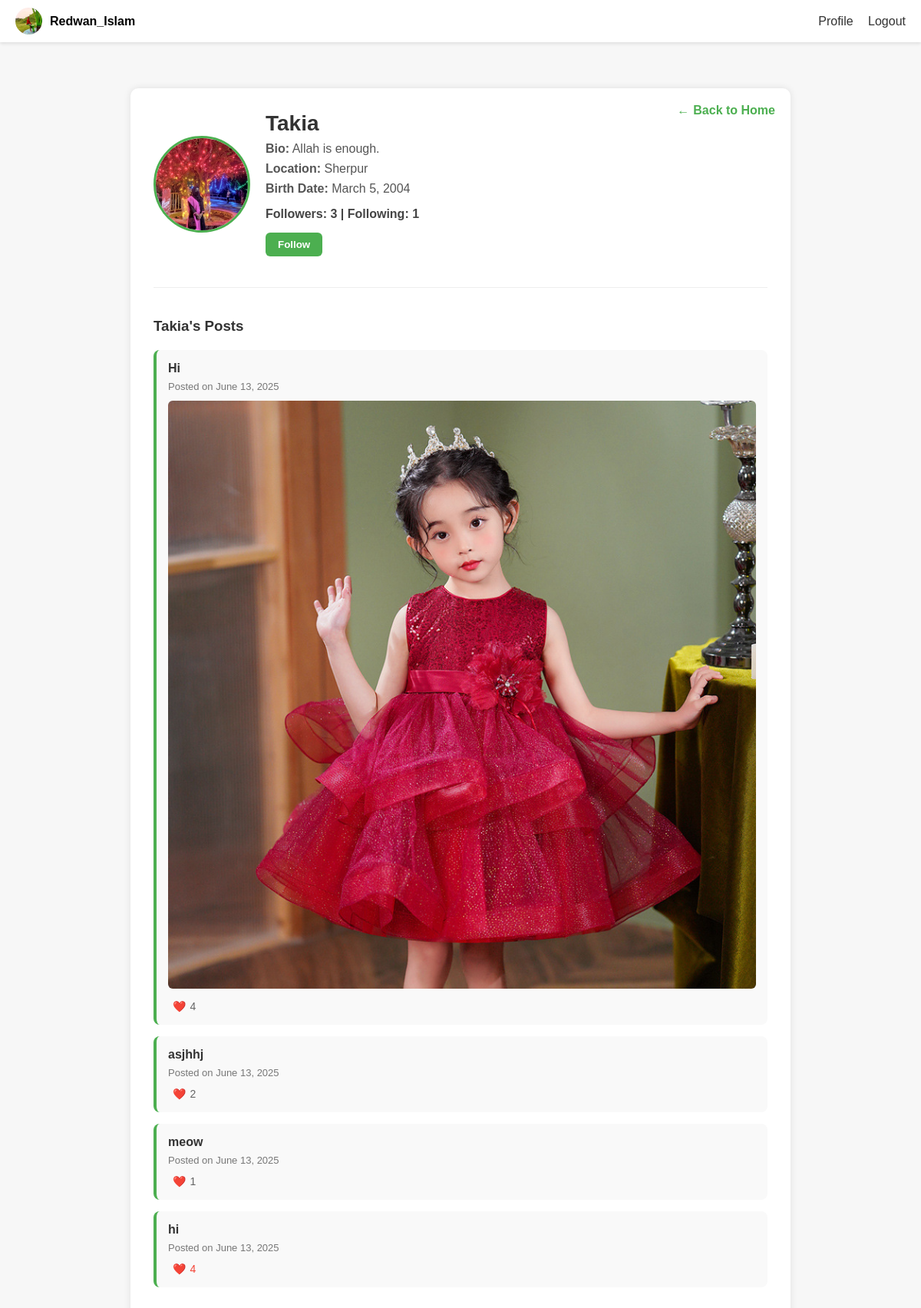
The page /profile/Takia/ (signed in) on the database its author committed.
### core/models.py (models this page shows, shortened)
class Profile(models.Model):
    user = models.OneToOneField(
        User,
        on_delete=models.CASCADE,
        related_name='profile'  # Added related_name
    )
    bio = models.TextField(blank=True)
    location = models.CharField(max_length=100, blank=True)
    birth_date = models.DateField(null=True, blank=True)
    profile_pic = models.ImageField(
        upload_to='profile_pics/',
        default='default.jpg',  # Added default image
        null=True,
        blank=True
    )

class Post(models.Model):
    author = models.ForeignKey(User, on_delete=models.CASCADE, related_name='posts')
    content = models.TextField()
    image = models.ImageField(upload_to='post_images/', blank=True, null=True)
    created_at = models.DateTimeField(auto_now_add=True)
    likes = models.ManyToManyField(
        User,
        related_name='liked_posts',
        blank=True,
        through='Like'  # Using through model to track additional like data
    )
    class Meta:
        ordering = ['-created_at']
        verbose_name = 'Post'
        verbose_name_plural = 'Posts'

### core/views.py (the view)
# urls.py: path('profile/<str:username>/', views.view_profile, name='view_profile'),
def view_profile(request, username):
    user = get_object_or_404(User, username=username)
    profile = user.profile
    followers = Follow.objects.filter(following=user).count()
    following = Follow.objects.filter(follower=user).count()
    posts = Post.objects.filter(author=user)
    return render(request, 'core/view_profile.html', {
        'profile_user': user,
        'user_profile': profile,
        'followers': followers,
        'following': following,
        'posts': posts
    })

### core/templates/core/view_profile.html (shortened to what this page needs)
{% extends 'base.html' %}
{% block content %}
<div class="container">
    <a href="{% url 'home' %}" class="back-btn">
        <span>←</span> Back to Home
    </a>
    <div class="profile-header">
        {% if user_profile.profile_pic %}
            <img src="{{ user_profile.profile_pic.url }}" alt="Profile Picture">
        {% else %}
            <div style="width:120px; height:120px; border-radius:50%; background:#ddd; display:flex; align-items:center; justify-content:center; border:3px solid #4CAF50;">
                <span style="font-size:36px; color:#777;">{{ profile_user.username|first|upper }}</span>
            </div>
        {% endif %}
        <div class="profile-info">
            <h2>{{ profile_user.username }}</h2>
            <p><strong>Bio:</strong> {{ user_profile.bio|default:"No bio yet" }}</p>
            <p><strong>Location:</strong> {{ user_profile.location|default:"Not specified" }}</p>
            <p><strong>Birth Date:</strong> {{ user_profile.birth_date|date:"F j, Y"|default:"Not specified" }}</p>
            <div class="counts">
                <span>Followers: {{ followers }}</span> |
                <span>Following: {{ following }}</span>
            </div>
            {% if user.is_authenticated and user != profile_user %}
            <div class="action-buttons">
                <form method="post" action="{% url 'follow_user' profile_user.username %}">
                    {% if is_following %}
                        <button type="submit" class="btn btn-unfollow">Unfollow</button>
                    {% else %}
                        <button type="submit" class="btn btn-follow">Follow</button>
                    {% endif %}
                </form>
            </div>
            {% endif %}
        </div>
    </div>
    <div class="posts">
        <h3>{{ profile_user.username }}'s Posts</h3>
        {% for post in posts %}
            <div class="post-card">
                <h3>{{ post.content }}</h3>
                <small>Posted on {{ post.created_at|date:"F j, Y" }}</small>
                {% if post.image %}
                    <img src="{{ post.image.url }}" alt="Post Image">
                {% endif %}
                <div class="post-actions">
                    <form method="post" action="{% url 'like_post' post.id %}" class="like-form">
                        <button type="submit" class="like-btn {% if request.user in post.likes.all %}liked{% endif %}">
                            ❤️ <span class="like-count">{{ post.likes.count }}</span>
                        </button>
                    </form>
                </div>
            </div>
        {% empty %}
            <p class="empty-posts">This user has not posted anything yet.</p>
        {% endfor %}
    </div>
</div>
{% endblock %}

### core/templates/base.html (shortened to what this page needs)
<!DOCTYPE html>
<html lang="en">
<head>
</head>
<body>
    <div class="navbar">
        <div class="navbar-left">
            {% if user.is_authenticated %}
                <img src="{{ user.profile.profile_pic.url }}" alt="Profile Picture" class="nav-pic">
                <span class="nav-username">{{ user.username }}</span>
            {% endif %}
        </div>
        <div class="navbar-right">
            {% if user.is_authenticated %}
                <a href="{% url 'profile' %}">Profile</a>
                <a href="{% url 'logout' %}">Logout</a>
            {% else %}
                <a href="{% url 'login' %}">Login</a>
                <a href="{% url 'signup' %}">Sign Up</a>
            {% endif %}
        </div>
    </div>
    <div class="main-content">
        {% block content %}{% endblock %}
    </div>
</body>
</html>

### core/templates/base.html (style rules this page uses)
body { font-family: Arial, sans-serif; background-color: #f4f4f4; margin: 0; padding: 0; }
.navbar { background-color: #fff; padding: 10px 20px; display: flex; justify-content: space-between; align-items: center; box-shadow: 0 2px 4px rgba(0, 0, 0, 0.1); }
.navbar-left { display: flex; align-items: center; }
.nav-pic { width: 35px; height: 35px; border-radius: 50%; object-fit: cover; margin-right: 10px; }
.nav-username { font-weight: bold; margin-right: 15px; }
.navbar-right a { margin-left: 15px; text-decoration: none; color: #333; font-weight: 500; }
.main-content { padding: 20px; }

### core/templates/core/view_profile.html (style rules this page uses)
body { font-family: Arial, sans-serif; background: #f7f7f7; margin: 0; padding: 0; }
.container { max-width: 800px; margin: 40px auto; padding: 30px; background: white; box-shadow: 0 0 10px rgba(0,0,0,0.1); border-radius: 10px; position: relative; }
.profile-header { display: flex; align-items: center; gap: 20px; margin-bottom: 30px; }
.profile-header img { border-radius: 50%; width: 120px; height: 120px; object-fit: cover; border: 3px solid #4CAF50; }
.profile-info h2 { margin: 0; font-size: 28px; color: #333; }
.profile-info p { margin: 8px 0; color: #555; }
.counts { margin-top: 15px; font-weight: bold; color: #444; }
.action-buttons { margin-top: 15px; display: flex; gap: 10px; }
.btn { padding: 8px 16px; border-radius: 6px; text-decoration: none; font-weight: bold; cursor: pointer; border: none; transition: all 0.3s; }
.btn-follow { background-color: #4CAF50; color: white; }
.posts { margin-top: 40px; border-top: 1px solid #eee; padding-top: 20px; }
.posts h3 { color: #333; margin-bottom: 20px; }
.post-card { background: #f9f9f9; padding: 15px; border-radius: 8px; margin-bottom: 15px; border-left: 4px solid #4CAF50; position: relative; }
.post-card h3 { margin: 0 0 5px 0; font-size: 16px; }
.post-card small { color: #777; font-size: 13px; }
.post-card img { margin-top: 10px; max-width: 100%; border-radius: 6px; }
.post-actions { margin-top: 10px; display: flex; gap: 15px; }
.like-btn { background: none; border: none; cursor: pointer; color: #666; font-size: 14px; display: flex; align-items: center; gap: 5px; }
.like-btn.liked { color: #f44336; }
.back-btn { position: absolute; top: 20px; right: 20px; text-decoration: none; color: #4CAF50; font-weight: bold; display: flex; align-items: center; gap: 5px; }

### rows shown on the page
Profile: profile_pic (picture), bio "Allah is enough.", location "Sherpur", birth_date "March 5, 2004"
Post: content "Hi", created_at "June 13, 2025", image (picture), likes.count "4"
Post: content "asjhhj", created_at "June 13, 2025", likes.count "2"
Post: content "meow", created_at "June 13, 2025", likes.count "1"
Post: content "hi", created_at "June 13, 2025", likes.count "4"

### other values the page prints
{{ user.username }} "Redwan_Islam"
{{ profile_user.username }} "Takia"
{{ followers }} "3"
{{ following }} "1"
